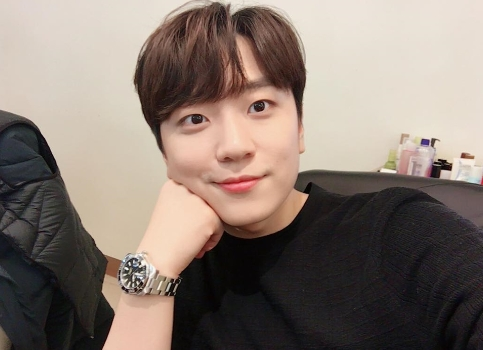
#> input picture HELLOPYTHON/day12/urimi.jpg, 483 x 350 px
$ python mycv05_degree.py
#> lines starting #> are read from the running program, lines starting #| are printed output that depends on the picture
import cv2

img = cv2.imread('urimi.jpg', 1)
#> img is the input picture: shape (350, 483, 3); mean B, G, R 113, 121.8, 135.5

height, width, channel = img.shape
#> height = 350; width = 483; channel = 3
matrix = cv2.getRotationMatrix2D((width/2, height/2), -30, 1)
rotated = cv2.warpAffine(img, matrix, (width, height))
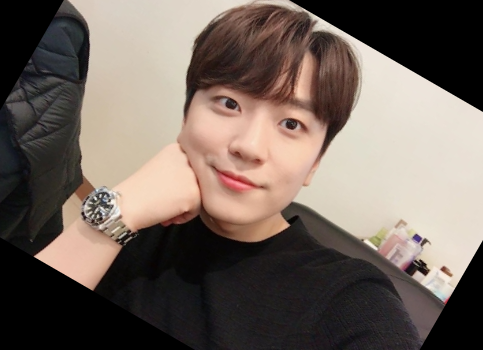
#> rotated: shape (350, 483, 3); mean B, G, R 92.9, 101, 113.7

cv2.imshow('Test Image', rotated)
cv2.waitKey(0)
cv2.destroyAllWindows()
